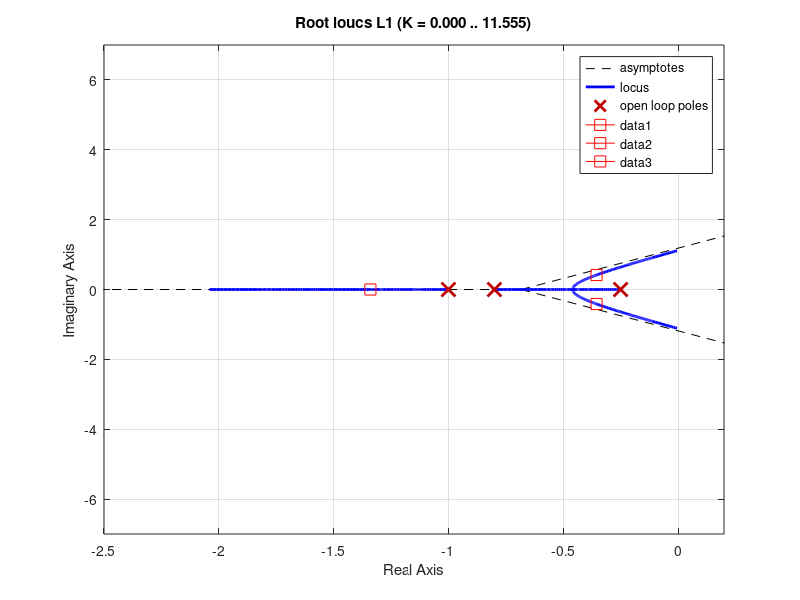
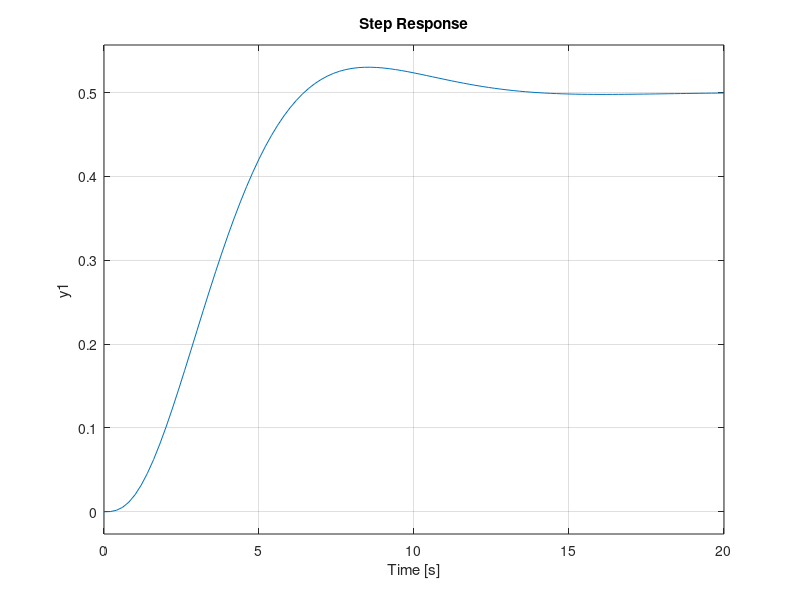

Reproduce these figures in MATLAB, in order.


s=tf('s')

Num_prac = 2;
Den_prac = s*(s+1)*(s+4);

lev= Num_prac/Den_prac;


%G = tf(lev)

G=zpk([],[0 -1 -4], 2)

% diseño del controlador
k=42.5;
z=-1.1;
p=-20;
C = zpk(z,p,k)
L1=C*G;
T=feedback(L1,1);
plc=pole(T);

% plot de la region de diseno
delete(gcf)
figure(1)
rlocus(L1)
axis ([-2.5 0.2 -7 7])

for i =1 : length(plc)
  line(real(plc(i)), imag(plc(i)),  'marker','square', 'color','r', 'markersize', 8)
end

figure(2)
step(T)


%% Ejemplo PI

s=tf('s')
G=zpk([],[-0.8 -1 -0.25], 0.2)

% diseño del controlador
k=1;
z=-1;
p=0;
%C = zpk(z,p,k)
C=k
L1=C*G;
T=feedback(L1,1)
plc=pole(T);

% plot de la region de diseno
delete(gcf)
figure(1)
rlocus(L1)
axis ([-2.5 0.2 -7 7])

for i =1 : length(plc)
  line(real(plc(i)), imag(plc(i)),  'marker','square', 'color','r', 'markersize', 8)
end

figure(2)
step(T)

